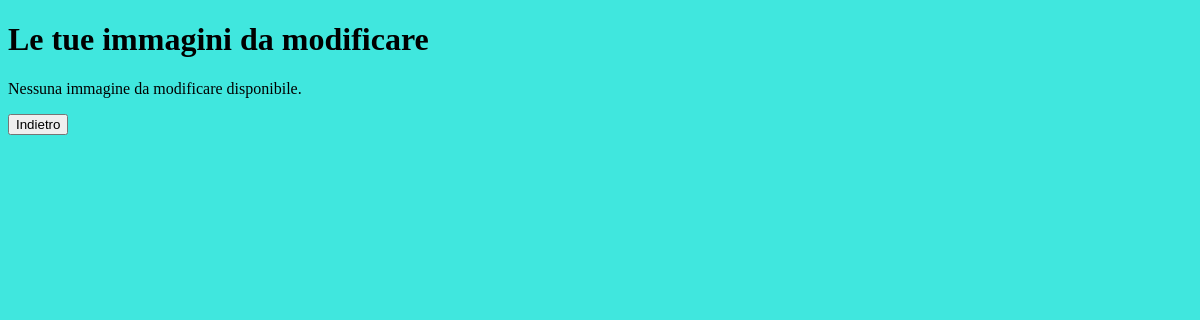
The page /Gestione/Immagini/ (signed in) on the database as committed earlier.
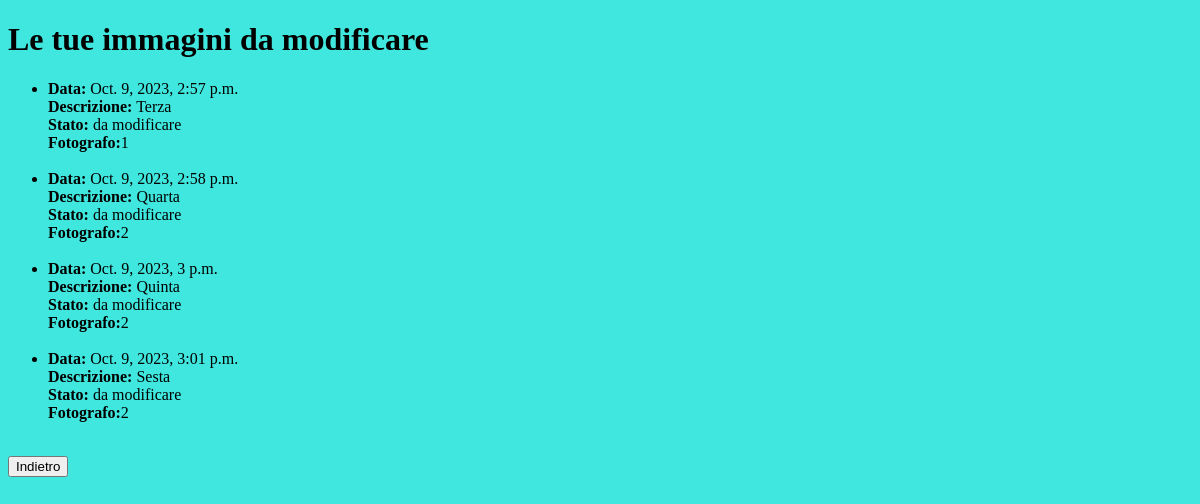
The same page on the database as committed later.
### Gestione/models.py (models this page shows, shortened)
class Immagine(models.Model):
    Descrizione = models.CharField(max_length=500)
    immagine = models.ImageField(upload_to='immagini_da_modificare/')
    data_caricamento = models.DateTimeField(auto_now_add=True)
    fotografi = models.ForeignKey(User, on_delete=models.CASCADE,related_name='immagine_fotografi',default=0)
    cliente = models.ForeignKey(User,on_delete=models.CASCADE, related_name='immagine_cliente', default=0)
    stato = models.CharField(max_length=100, default='da modificare')
    foto_modificata = models.ImageField(upload_to='foto_modificate/', blank=True, null=True)

### Gestione/views.py (the view)
# urls.py: path('Immagini/', ImmaginiListView.as_view(), name='immagine-list'),
class ImmaginiListView(LoginRequiredMixin, ListView):
    model = Immagine
    template_name = 'Immagine_list.html'
    context_object_name = 'Immagini'
    def get_queryset(self):
        user = self.request.user
        queryset = Immagine.objects.filter(cliente_id=user)
        return queryset

### templates/Immagine_list.html
{% extends 'base.html' %}
{% block content %}
  <h1>Le tue immagini da modificare</h1>
  {% if Immagini %}
    <ul>
      {% for imm in Immagini %}
        <li>
          <strong>Data:</strong> {{ imm.data_caricamento }}<br>
          <strong>Descrizione:</strong> {{imm.Descrizione}}<br>
          <strong>Stato:</strong> {{imm.stato}}<br>
          <strong>Fotografo:</strong>{{imm.fotografi_id}}<br>
          <br>
        </li>
      {% endfor %}
    </ul>
  {% else %}
    <p>Nessuna immagine da modificare disponibile.</p>
  {% endif %}
<a href="{% url 'Loggato' %}"><button>Indietro</button></a>
{% endblock %}

### templates/base.html (shortened to what this page needs)
<!DOCTYPE html>
<html lang="en">
<head>
</head>
<body>
{% block content %}
{% endblock %}
</body>
</html>

### templates/base.html (style rules this page uses)
body { background-color: #40E7DE }

Rows that differ between the two databases and show on the page:
added Immagine: data_caricamento "Oct. 9, 2023, 2:57 p.m.", Descrizione "Terza", stato "da modificare", fotografi_id "1"
added Immagine: data_caricamento "Oct. 9, 2023, 2:58 p.m.", Descrizione "Quarta", stato "da modificare", fotografi_id "2"
added Immagine: data_caricamento "Oct. 9, 2023, 3 p.m.", Descrizione "Quinta", stato "da modificare", fotografi_id "2"
added Immagine: data_caricamento "Oct. 9, 2023, 3:01 p.m.", Descrizione "Sesta", stato "da modificare", fotografi_id "2"
Other text that changed with them:
text no longer shown: "Nessuna immagine da modificare disponibile."
